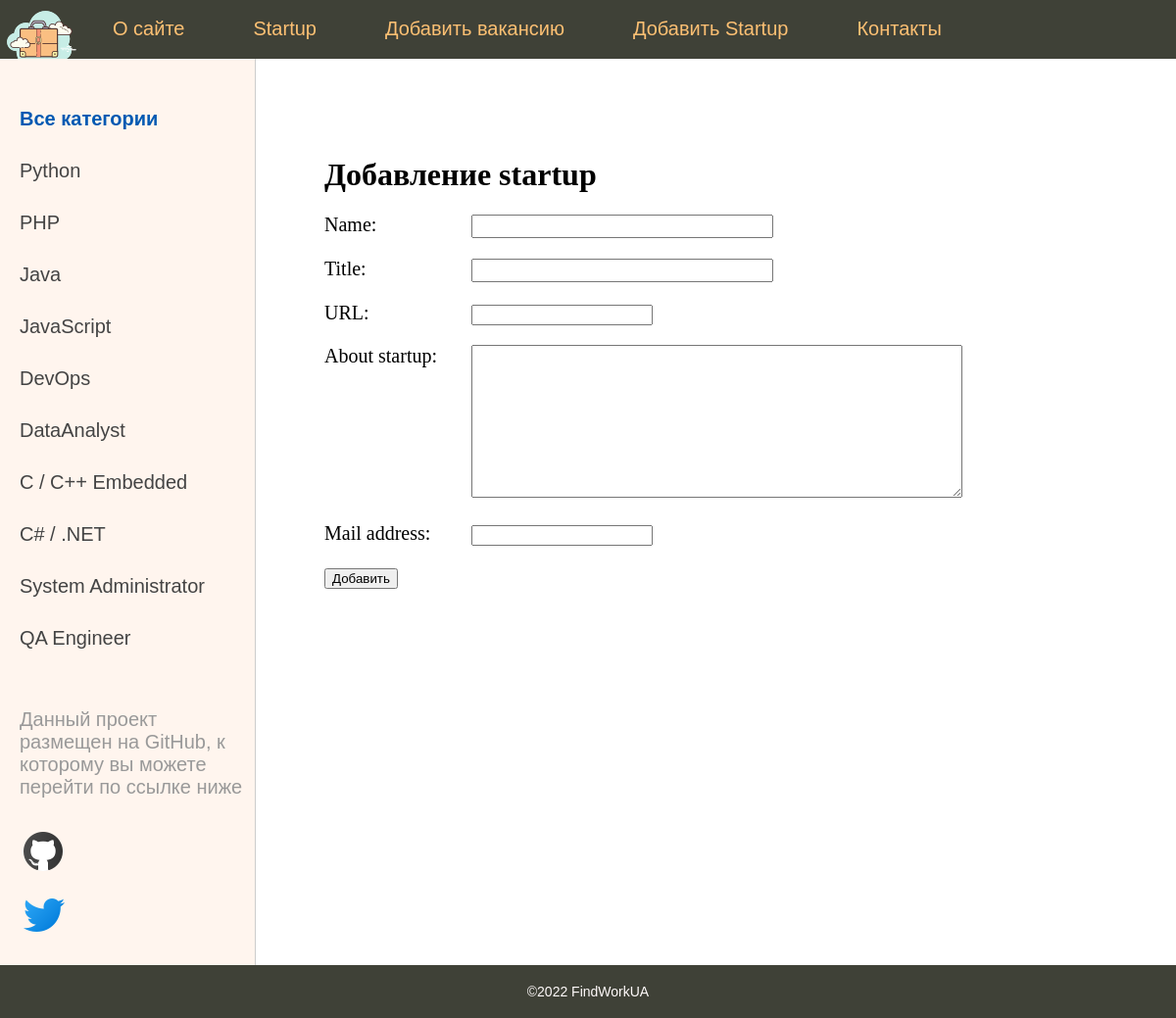
The page /add_startup/ (signed in) on the database its author committed.
### searcherapp/models.py (models this page shows, shortened)
class Category(models.Model):
    name = models.CharField(max_length=100, db_index=True)
    slug = models.SlugField(max_length=255, db_index=True, unique=True, verbose_name='URL')
    def get_absolute_url(self):
        return reverse('category', kwargs={'cat_slug': self.slug})

### searcherapp/views.py (the view)
# urls.py: path('add_startup/', AddStartup.as_view(), name='add_startup'),
class AddStartup(DataMixin, LoginRequiredMixin, CreateView):
    form_class = AddStartupPostForm
    template_name = 'searcherapp/addpage_startup.html'
    success_url = reverse_lazy('home')
    login_url = '/admin/'
    def get_context_data(self, *, object_list=None, **kwargs):
        context = super().get_context_data(**kwargs)
        c_def = self.get_user_context(title="Добавление startup")
        return dict(list(context.items()) + list(c_def.items()))

### searcherapp/forms.py (shortened to what this page needs)
class AddStartupPostForm(forms.ModelForm):
    class Meta:
        model = Startup
        fields = [
            'name', 'title', 'slug', 'content',  'mail_address',
        ]
        widgets = {
            'name': forms.TextInput(attrs={'class': 'form-input'}),
            'title': forms.TextInput(attrs={'class': 'form-input'}),
            'content': forms.Textarea(attrs={'cols': 60, 'rows': 10}),
        }

### searcherapp/utils.py (called while the page is built)
    def get_user_context(self, **kwargs):
        context = kwargs
        cats = Category.objects.all()
        user_menu = menu.copy()
        if not self.request.user.is_authenticated:
            user_menu.pop(3)
            user_menu.pop(2)
        context['menu'] = user_menu
        context['cats'] = cats
        if 'cat_selected' not in context:
            context['cat_selected'] = 0
        return context

### searcherapp/templates/searcherapp/addpage_startup.html (shortened to what this page needs)
{% extends 'searcherapp/base.html'%}
{% block content %}
<h1>{{title}}</h1>
<form action="{% url 'add_startup' %}" method="post" enctype="multipart/form-data">
    {% for f in form %}
     <p><label class="form-label" for="{{ f.id_for_label }}">{{ f.label }}: </label>{{ f }}</p>
    {% endfor %}
    <button type="submit">Добавить</button>
</form>
{% endblock %}

### searcherapp/templates/searcherapp/base.html (shortened to what this page needs)
{% load static %}
{% load searcherapp_tags %}
<!DOCTYPE html>
<html>
<head>
	<link type="text/css" href="{% static 'searcherapp/css/style.css' %}" rel="stylesheet" />
</head>
<body>
<table class="table-page" border=0 cellpadding="0" cellspacing="0">
<tr><td valign=top>
{% block mainmenu %}
		<div class="header">
			<ul id="mainmenu" class="mainmenu">
			<li class="logo"><a href="{% url 'home' %}"><div class="logo"></div></a></li>
{% for m in menu %}
			<li><a href="{% url m.url_name %}">{{m.title}}</a></li>
{% endfor %}
				{% if request.user.is_authenticated %}
				<li class="last">Вы вошли как - {{user.username}} | <a href="{% url 'logout' %}">Выйти</a></li>
				{% else %}
				<li class="last"><a href="{% url 'register' %}">Регистрация</a> | <a href="{% url 'login' %}">Войти</a></li>
				{% endif %}
			</ul>
		</div>
{% endblock mainmenu %}
<table class="table-content" border=0 cellpadding="0" cellspacing="0">
<tr>
	<td valign="top" class="left-chapters">
	<ul id="leftchapters">
{% if cat_selected == 0 %}
		<li class="selected"><h4>Все категории</h4></li>
{% else %}
		<li><a href="{% url 'home' %}"><h4>Все категории</h4></a></li>
{% endif %}
{% for c in cats %}
	{% if c.pk == cat_selected %}
		<li class="selected">{{c.name}}</li>
		{% else %}
		<li><a href="{{ c.get_absolute_url }}">{{c.name}}</a></li>
	{% endif %}
{% endfor %}
		<li class="share">
		<p>Данный проект размещен на GitHub, к которому вы можете перейти по ссылке ниже</p>
		<a class="share-yt" href="https://github.com/Denislvm/work_searches_app" target="_blank" rel="nofollow"></a>
		<a class="twitter" href="https://twitter.com/denislvm69" target="_blank" rel="nofollow"></a>
		</li>
	</ul>
</td>
<td valign="top" class="content">
	<div class="content-text">
{% block content %}
{% endblock %}
</td></tr></table>
</td></tr>
<tr><td valign=top>
	<div id="footer">
		<p align="center"> ©2022 FindWorkUA</p>
	</div>
</td></tr></table>
</body>
</html>

### searcherapp/static/searcherapp/css/style.css (style rules this page uses)
html, body { font-family: 'Arial'; margin: 0; padding: 0; height: 100%; width: 100%; color: #444; }
p { indent-text: 5em; }
a { color: #0059b2; text-decoration: none; }
.table-page { width: 100%; height: 100%; vertical-align: top; }
.table-page tr { height: 100%; }
.header { background: #3F4137; height: 60px; }
.logo { width: 85px; height: 80px; margin-right: 15px 15px 15px 15px; }
ul.mainmenu { list-style: none; margin: 0; padding: 0; height: 60px; color: #fdc073; font-size: 20px; overflow: hidden; }
ul.mainmenu li { float: left; margin: 18px 40px 0 30px; }
ul.mainmenu li.logo { margin: 0; }
ul.mainmenu li.last { float: right; }
ul.mainmenu li a { color: #fdc073; text-decoration: none; }
.table-content { width: 100%; min-height: 100%; height: 100%; }
.left-chapters { margin: 0; background: #FFF5EE; border-right: 1px solid #ccc; min-height: 100%; }
.left-chapters ul { width: 230px; min-height: 100%; margin: 0; padding: 20px 10px 10px 20px; list-style: none; font-size: 20px; }
.left-chapters ul li { margin: 30px 0 0 0; color: #999; }
.left-chapters ul li.selected { color: #0059b2; }
.left-chapters ul li a { color: #444; text-decoration: none; }
.left-chapters ul li.share { margin: 60px 0 0 0; }
.left-chapters ul li.share p { margin: 30px 0 30px 0; }
.left-chapters ul li.share a { display: inline-block; width: 40px; height: 40px; margin: 0 20px 0 0; }
.left-chapters ul li.share a.share-yt { width: 100%; height: 60px; background: url('../images/github.png') no-repeat 0 0; }
.left-chapters ul li.share a.twitter { width: 100%; height: 60px; background: url('../images/twitter.png') no-repeat 0 0; }
.content { padding: 40px 20px 20px 40px; width: 100%; box-sizing: border-box; }
.content-text { margin: 60px 0 0 30px; color: #000; font-size: 20px; font-family: Yandex Sans Display Light; }
.content-text h1 { font-size: 32px; }
#footer { box-sizing: border-box; background: #3F4137; padding: 5px; color: #FFFAFA; font-size: 14px; font-family: Verdana, Geneva, Arial, Helvetica; text-align: left; overflow: hidden; }
.form-input { width: 300px; font-size: 16px; }
.form-label { display: inline-block; min-width: 150px; vertical-align: top; }

### rows shown on the page
Category: name "Python"
Category: name "PHP"
Category: name "Java"
Category: name "JavaScript"
Category: name "DevOps"
Category: name "DataAnalyst"
Category: name "C / C++ Embedded"
Category: name "C# / .NET"
Category: name "System Administrator"
Category: name "QA Engineer"

### other values the page prints
{{ m.title }} "О сайте" "Startup" "Добавить вакансию" "Добавить Startup" "Контакты"
{{ title }} "Добавление startup"
{{ f.label }} "Name" "Title" "URL" "About startup" "Mail address"
